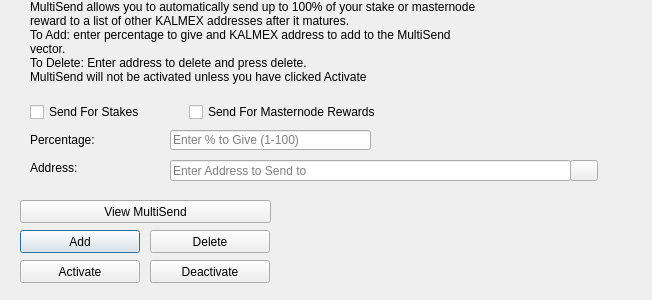
<?xml version="1.0" encoding="UTF-8"?>
<ui version="4.0">
 <class>MultiSendDialog</class>
 <widget class="QDialog" name="MultiSendDialog">
  <property name="windowModality">
   <enum>Qt::NonModal</enum>
  </property>
  <property name="geometry">
   <rect>
    <x>0</x>
    <y>0</y>
    <width>652</width>
    <height>300</height>
   </rect>
  </property>
  <property name="windowTitle">
   <string>MultiSend</string>
  </property>
  <widget class="QLineEdit" name="multiSendPercentEdit">
   <property name="geometry">
    <rect>
     <x>170</x>
     <y>130</y>
     <width>201</width>
     <height>20</height>
    </rect>
   </property>
   <property name="toolTip">
    <string>Enter whole numbers 1 - 100</string>
   </property>
   <property name="placeholderText">
    <string>Enter % to Give (1-100)</string>
   </property>
  </widget>
  <widget class="QLineEdit" name="multiSendAddressEdit">
   <property name="geometry">
    <rect>
     <x>170</x>
     <y>160</y>
     <width>401</width>
     <height>21</height>
    </rect>
   </property>
   <property name="toolTip">
    <string/>
   </property>
   <property name="placeholderText">
    <string>Enter Address to Send to</string>
   </property>
  </widget>
  <widget class="QLabel" name="label_2">
   <property name="geometry">
    <rect>
     <x>30</x>
     <y>0</y>
     <width>451</width>
     <height>121</height>
    </rect>
   </property>
   <property name="lineWidth">
    <number>1</number>
   </property>
   <property name="text">
    <string>MultiSend allows you to automatically send up to 100% of your stake or masternode reward to a list of other KALMEX addresses after it matures.
To Add: enter percentage to give and KALMEX address to add to the MultiSend vector.
To Delete: Enter address to delete and press delete.
MultiSend will not be activated unless you have clicked Activate</string>
   </property>
   <property name="alignment">
    <set>Qt::AlignLeading|Qt::AlignLeft|Qt::AlignTop</set>
   </property>
   <property name="wordWrap">
    <bool>true</bool>
   </property>
  </widget>
  <widget class="QLabel" name="message">
   <property name="geometry">
    <rect>
     <x>290</x>
     <y>200</y>
     <width>351</width>
     <height>91</height>
    </rect>
   </property>
   <property name="text">
    <string/>
   </property>
  </widget>
  <widget class="QPushButton" name="addButton">
   <property name="geometry">
    <rect>
     <x>20</x>
     <y>230</y>
     <width>120</width>
     <height>23</height>
    </rect>
   </property>
   <property name="toolTip">
    <string/>
   </property>
   <property name="statusTip">
    <string>Add to MultiSend Vector</string>
   </property>
   <property name="text">
    <string>Add</string>
   </property>
  </widget>
  <widget class="QPushButton" name="disableButton">
   <property name="geometry">
    <rect>
     <x>150</x>
     <y>260</y>
     <width>120</width>
     <height>23</height>
    </rect>
   </property>
   <property name="statusTip">
    <string>Deactivate MultiSend</string>
   </property>
   <property name="text">
    <string>Deactivate</string>
   </property>
  </widget>
  <widget class="QPushButton" name="addressBookButton">
   <property name="geometry">
    <rect>
     <x>570</x>
     <y>160</y>
     <width>28</width>
     <height>21</height>
    </rect>
   </property>
   <property name="toolTip">
    <string>Choose an address from the address book</string>
   </property>
   <property name="text">
    <string/>
   </property>
   <property name="icon">
    <iconset resource="../KALMEX.qrc">
     <normaloff>:/icons/address-book</normaloff>:/icons/address-book</iconset>
   </property>
   <property name="shortcut">
    <string>Alt+A</string>
   </property>
   <property name="autoDefault">
    <bool>false</bool>
   </property>
  </widget>
  <widget class="QLabel" name="label">
   <property name="geometry">
    <rect>
     <x>30</x>
     <y>130</y>
     <width>121</width>
     <height>20</height>
    </rect>
   </property>
   <property name="toolTip">
    <string>Percentage of stake to send</string>
   </property>
   <property name="text">
    <string>Percentage:</string>
   </property>
  </widget>
  <widget class="QLabel" name="label_5">
   <property name="geometry">
    <rect>
     <x>30</x>
     <y>160</y>
     <width>111</width>
     <height>16</height>
    </rect>
   </property>
   <property name="toolTip">
    <string>Address to send portion of stake to</string>
   </property>
   <property name="text">
    <string>Address:</string>
   </property>
  </widget>
  <widget class="QPushButton" name="deleteButton">
   <property name="geometry">
    <rect>
     <x>150</x>
     <y>230</y>
     <width>120</width>
     <height>23</height>
    </rect>
   </property>
   <property name="toolTip">
    <string/>
   </property>
   <property name="statusTip">
    <string>Delete Address From MultiSend Vector</string>
   </property>
   <property name="text">
    <string>Delete</string>
   </property>
  </widget>
  <widget class="QPushButton" name="activateButton">
   <property name="geometry">
    <rect>
     <x>20</x>
     <y>260</y>
     <width>120</width>
     <height>23</height>
    </rect>
   </property>
   <property name="statusTip">
    <string>Activate MultiSend</string>
   </property>
   <property name="text">
    <string>Activate</string>
   </property>
  </widget>
  <widget class="QPushButton" name="viewButton">
   <property name="geometry">
    <rect>
     <x>20</x>
     <y>200</y>
     <width>251</width>
     <height>23</height>
    </rect>
   </property>
   <property name="toolTip">
    <string/>
   </property>
   <property name="statusTip">
    <string>View MultiSend Vector</string>
   </property>
   <property name="text">
    <string>View MultiSend</string>
   </property>
  </widget>
  <widget class="QWidget" name="horizontalLayoutWidget">
   <property name="geometry">
    <rect>
     <x>30</x>
     <y>100</y>
     <width>351</width>
     <height>24</height>
    </rect>
   </property>
   <layout class="QHBoxLayout" name="horizontalLayout">
    <item>
     <widget class="QCheckBox" name="multiSendStakeCheckBox">
      <property name="text">
       <string>Send For Stakes</string>
      </property>
     </widget>
    </item>
    <item>
     <widget class="QCheckBox" name="multiSendMasternodeCheckBox">
      <property name="text">
       <string>Send For Masternode Rewards</string>
      </property>
     </widget>
    </item>
   </layout>
  </widget>
 </widget>
 <resources>
  <include location="../KALMEX.qrc"/>
 </resources>
 <connections/>
</ui>
